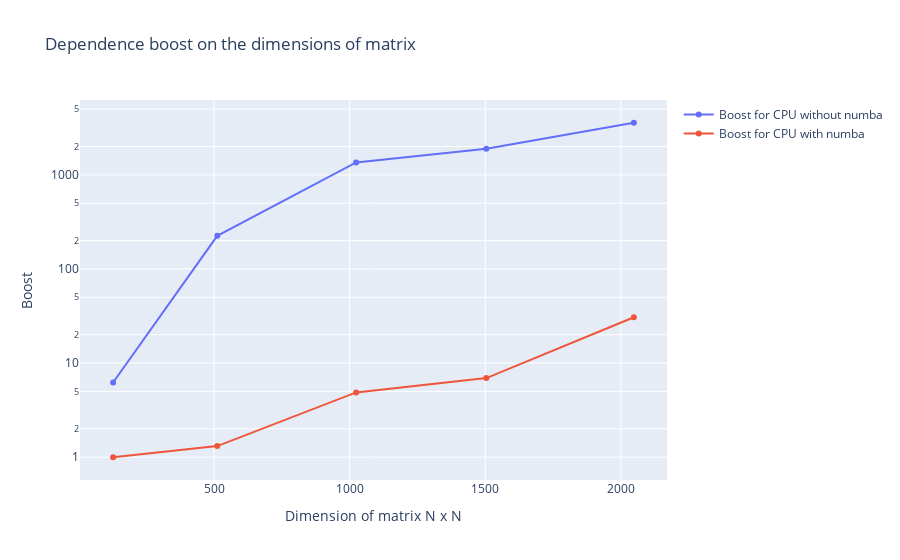

This figure's notebook cell:
### Code cell
boost = cpu_time / gpu_time
boost_numba = numba_cpu_time / gpu_time

fig = go.Figure()

fig.add_trace(go.Scatter(x=dims, y=boost, name="Boost for CPU without numba"))
fig.add_trace(go.Scatter(x=dims, y=boost_numba, name="Boost for CPU with numba"))

fig.update_layout(title="Dependence boost on the dimensions of matrix")

fig.update_yaxes(type='log', title="Boost")
fig.update_xaxes(title="Dimension of matrix N x N")

fig.show()

### Figure 1 — Plotly figure (JSON) as saved in the notebook; plotly's stock layout.template omitted (floating-point values rounded to 4 significant figures)
{"data": [{"name": "Boost for CPU without numba", "type": "scatter", "x": [128, 512, 1024, 1504, 2048], "y": [6.214, 225.0, 1357.0, 1895.0, 3582.0]}, {"name": "Boost for CPU with numba", "type": "scatter", "x": [128, 512, 1024, 1504, 2048], "y": [0.9969, 1.31, 4.87, 6.92, 30.68]}], "layout": {"title": {"text": "Dependence boost on the dimensions of matrix"}, "xaxis": {"title": {"text": "Dimension of matrix N x N"}}, "yaxis": {"title": {"text": "Boost"}, "type": "log"}}}
